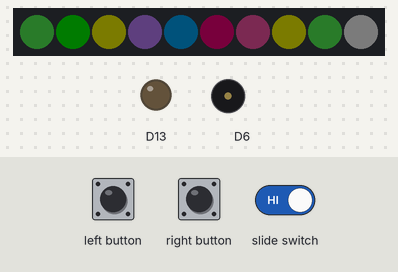
Simulated run of this sketch. Board: Adafruit Circuit Playground Express. On the bench: 10 RGB LEDs in strip order, left to right, output pins drawn as LEDs (lit = HIGH), buzzer (waves = sounding). Inputs (shaded band) come from the test bench. Dim RGB values are drawn brighter than linear; random numbers use the default seed unless the sketch sets one.

Above: at 1.2 s.
1.3 s: right button pressed for 0.15 s
At 1.5 s:
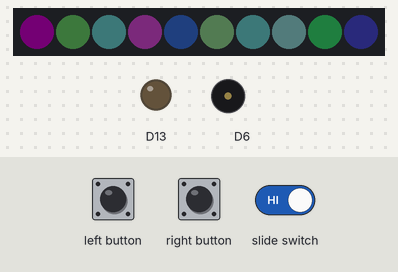
3.1 s: slide switch set LOW
At 3.7 s:
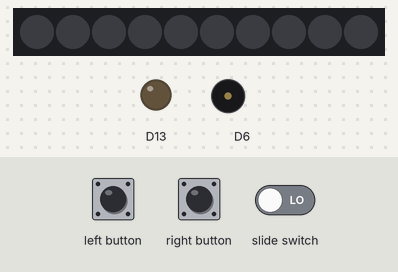
4.6 s: slide switch set HIGH
At 4.67 s:
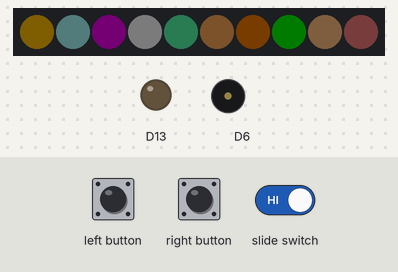
6.4 s: left button pressed for 0.15 s
At 6.55 s:
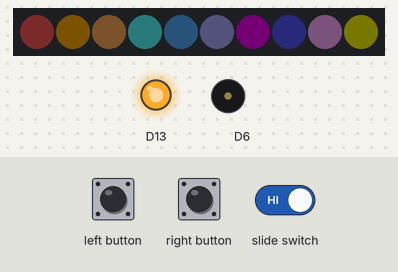
8.3 s: left button pressed for 1 s
At 8.42 s:
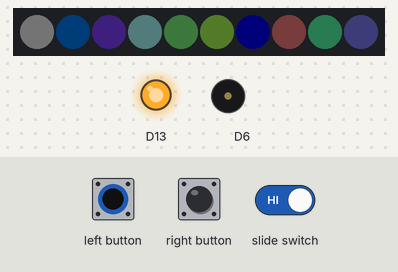
10.8 s: right button pressed for 0.15 s
At 11.01 s:
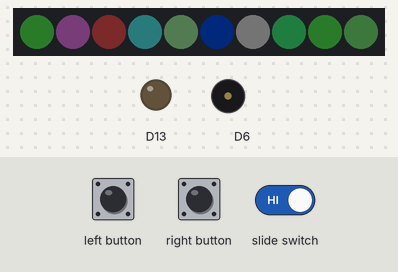
Timing chart, 0 to 13.8 s (numbered marks = the images above; inputs shaded):
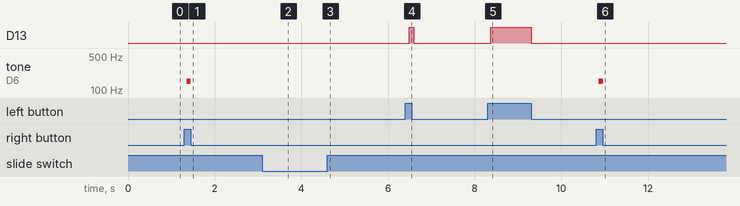

Measured:
- after the input at 1.3 s, tone on D6: silent → 150 Hz after 0.05 s, → silent 0.10 s later
- after the input at 4.6 s, the LEDs: change at once (image 3)
- after the input at 6.4 s, D13: LOW → HIGH after 0.10 s, → LOW 0.10 s later
- after the input at 8.3 s, D13: LOW → HIGH after 0.07 s, → LOW 0.94 s later
- after the input at 10.8 s, tone on D6: silent → 150 Hz after 0.06 s, → silent 0.10 s later

The sketch:

9_Buttons_and_SlideSwitch.ino
```cpp
#include <Adafruit_CircuitPlayground.h>

void setup() {
  Serial.begin(9600);
  CircuitPlayground.begin();

  // Lower brightness for all NeoPixels, default is 30
  CircuitPlayground.setBrightness(5);
}

void loop() {

  if (CircuitPlayground.leftButton()) {
    CircuitPlayground.redLED(HIGH);
  } else {
    CircuitPlayground.redLED(LOW);
  }

  if (CircuitPlayground.rightButton()) {
    CircuitPlayground.playTone(150, 100);
  }

  if (CircuitPlayground.slideSwitch()) {
    CircuitPlayground.clearPixels();

    for (int i = 0; i < 10; i++) {
      CircuitPlayground.setPixelColor(i, random(25, 175), random(25, 175), random(25, 175));
    }
  } else {
    CircuitPlayground.clearPixels();
  }

  delay(100);

  // Challenge: Enable the lightSensor when pressing a button to activate all NeoPixels when
  // the area around you is dark or light
}
```
